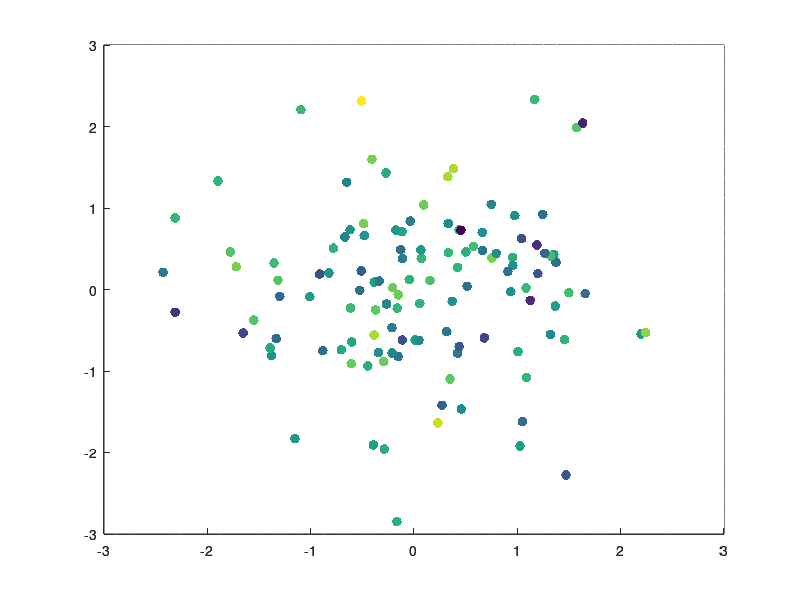

MATLAB code to generate this figure: (Note: this script raises an error after producing the figure.)
%% Create two axes
ax1 = axes;
[x,y,z] = peaks;
surf(ax1,x,y,z)
view(2)
ax2 = axes;
scatter(ax2,randn(1,120),randn(1,120),50,randn(1,120),'filled')
%% Link them together
linkaxes([ax1,ax2])
%% Hide the top axes
ax2.Visible = 'off';
ax2.XTick = [];
ax2.YTick = [];
%% Give each one its own colormap
colormap(ax1,'hot')
colormap(ax2,'cool')
%% Then add colorbars and get everything lined up
set([ax1,ax2],'Position',[.17 .11 .685 .815]);
cb1 = colorbar(ax1,'Position',[.05 .11 .0675 .815]);
cb2 = colorbar(ax2,'Position',[.88 .11 .0675 .815]);